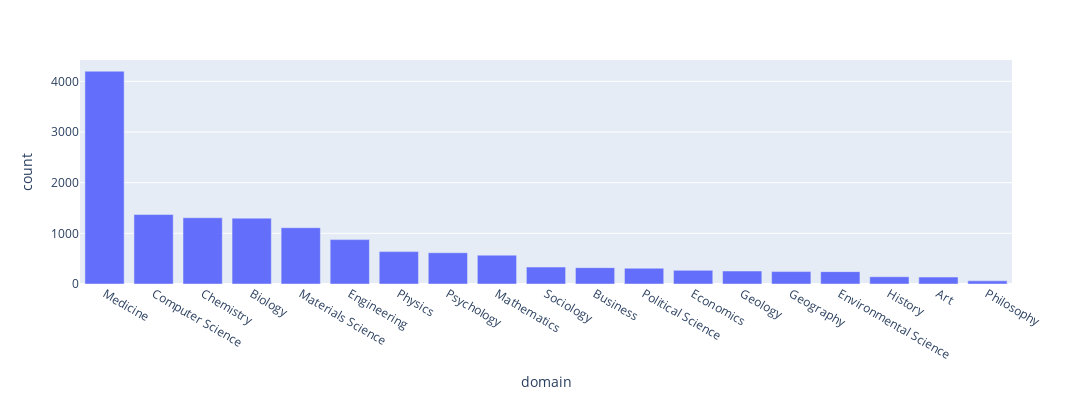

The cell this chart's notebook holds for it:
### Code cell
import pandas as pd
from collections import Counter
import plotly.express as px

df = pd.DataFrame(Counter(y).most_common(), columns=["domain", "count"])
px.bar(df, "domain", "count", width=1200, height=400).show()

### Figure 1 — Plotly figure (JSON) as saved in the notebook; plotly's stock layout.template omitted (floating-point values rounded to 4 significant figures)
{"data": [{"alignmentgroup": "True", "hovertemplate": "domain=%{x}<br>count=%{y}<extra></extra>", "legendgroup": "", "marker": {"color": "#636efa", "pattern": {"shape": ""}}, "name": "", "offsetgroup": "", "orientation": "v", "showlegend": false, "textposition": "auto", "type": "bar", "x": ["Medicine", "Computer Science", "Chemistry", "Biology", "Materials Science", "Engineering", "Physics", "Psychology", "Mathematics", "Sociology", "Business", "Political Science", "Economics", "Geology", "Geography", "Environmental Science", "History", "Art", "Philosophy"], "xaxis": "x", "y": [4200, 1371, 1307, 1300, 1111, 876, 639, 617, 569, 334, 323, 311, 269, 256, 245, 244, 143, 137, 62], "yaxis": "y"}], "layout": {"barmode": "relative", "height": 400, "legend": {"tracegroupgap": 0}, "margin": {"t": 60}, "width": 1200, "xaxis": {"anchor": "y", "domain": [0, 1], "title": {"text": "domain"}}, "yaxis": {"anchor": "x", "domain": [0, 1], "title": {"text": "count"}}}}
